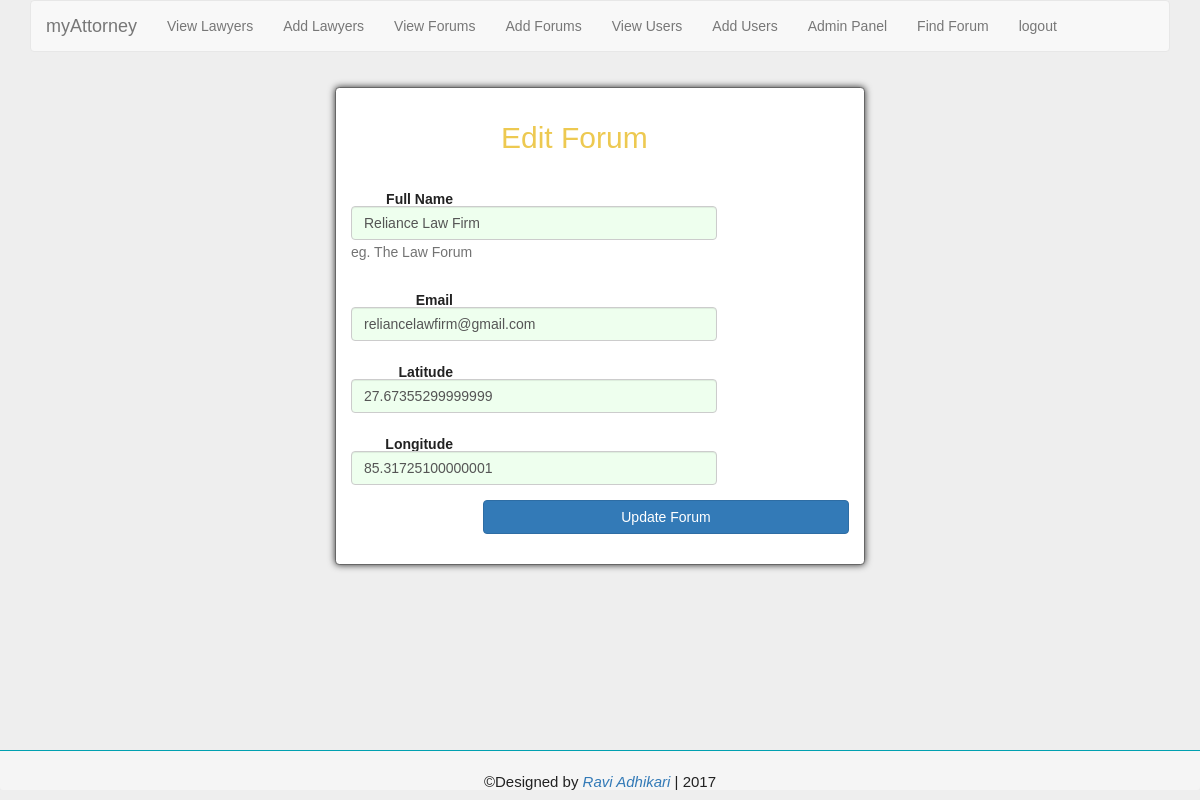
/editForum.php?update_id=1 (signed in), run on the app's committed database.
### tables this page shows
CREATE TABLE `forum` (
  `id` int(11) NOT NULL AUTO_INCREMENT,
  `email` varchar(30) DEFAULT NULL,
  `latitude` varchar(30) DEFAULT NULL,
  `longitude` varchar(30) DEFAULT NULL,
  `name` varchar(100) DEFAULT NULL,
  PRIMARY KEY (`id`),
  UNIQUE KEY `email` (`email`)
);

### editForum.php (the view, shortened to what this page needs)
<?php
    require_once 'includes/header.php';
    require_once('Database/dbconfig.php');
    $id=$_GET['update_id'];
    $sql_query="SELECT * FROM forum WHERE id='{$id}'";
    $resultSet=$connection->query($sql_query);
    $forum_values=[];
    if($resultSet->num_rows>0) {
        while ($row=$resultSet->fetch_assoc()) {
            $id=$row['id'];
            $name = $row['name'];
            $lat = $row['latitude'];
            $lng = $row['longitude'];
            $email=$row['email'];
            $forum_values['id']=$id;
            $forum_values['name']=$name;
            $forum_values['email']=$email;
            $forum_values['lat']=$lat;
            $forum_values['lng']=$lng;
        }
    }
?>
<div class="container">
    <nav class="navbar navbar-default">
        <div class="container-fluid">
            <div class="navbar-header">
                <a class="navbar-brand" href="./index.php">myAttorney</a>
            </div>
            <ul class="nav navbar-nav">
                <li><a href="viewLawyer.php">View Lawyers</a></li>
                <li><a href="addLawyer.php">Add Lawyers</a></li>
                <li><a href="viewForum.php">View Forums</a></li>
                <li><a href="addForum.php">Add Forums</a></li>
                <li><a href="viewUser.php">View Users</a></li>
                <li><a href="addUser.php">Add Users</a></li>
                <li><a href="./admin.php">Admin Panel</a> </li>
                <li><a href="findForum.php">Find Forum</a></li>
                <li><a href="logout.php">logout</a></li>
            </ul>
        </div>
    </nav>
</div>
    <div class="container">
    <form class="form-horizontal" role="form" action="editForum.php" method="post">
        <h2>Edit Forum</h2>
        <div class="form-group">
            <label for="companyName" class="col-sm-3 control-label">Full Name</label>
            <div class="col-sm-9">
                <input type="text" id="companyName" placeholder="Company Name" class="form-control" name="name" value="<?php echo $forum_values['name']?>" autofocus>
                <span class="help-block">eg. The Law Forum</span>
            </div>
        </div>
        <div class="form-group">
            <label for="email" class="col-sm-3 control-label">Email</label>
            <div class="col-sm-9">
                <input type="email" name="email" id="email" placeholder="Email" class="form-control" value="<?php echo $forum_values['email']?>">
            </div>
        </div>
        <div class="form-group">
            <label for="latitude" class="col-sm-3 control-label">Latitude</label>
            <div class="col-sm-9">
                <input type="text" name="latitude" id="latitude" placeholder="81.102345" class="form-control" value="<?php echo $forum_values['lat']?>">
            </div>
        </div>
        <div class="form-group">
            <label for="longitude" class="col-sm-3 control-label">Longitude</label>
            <div class="col-sm-9">
                <input type="text" id="longitude" name="longitude" placeholder="81.102345" class="form-control" value="<?php echo $forum_values['lng']?>">
            </div>
        </div>
        <div class="form-group">
            <div class="col-sm-9 col-sm-offset-3">
                <button type="submit" class="btn btn-primary btn-block" name="updateForum">Update Forum</button>
            </div>
        </div>
    </form>
</div>
<?php require_once 'includes/footer.php' ?>

### css/formCustom.css (style rules this page uses)
*[role="form"] { max-width: 530px; padding: 15px; margin: 0 auto; background-color: #fff; border-radius: 0.3em; padding-bottom: 15px; }
*[role="form"] h2 { margin-left: 5em; margin-bottom: 1em; }
.container { padding-bottom: 15px; }

### css/styles.css (style rules this page uses)
h2, h2 a { color: #edc951; }
form { margin: 20px auto; padding: 40px 20px; overflow: auto; background: #fff4cf; border: 1px solid #666; -moz-border-radius: 5px; -webkit-border-radius: 5px; border-radius: 5px; -moz-box-shadow: 0 0 .5em rgba(0, 0, 0, .8); -webkit-box-shadow: 0 0 .5em rgba(0, 0, 0, .8); box-shadow: 0 0 .5em rgba(0, 0, 0, .8); }
form * { line-height: 1em; }
label { display: block; float: left; clear: left; text-align: right; width: 15%; padding: .4em 0 0 0; margin: .15em .5em 0 0; }
input, select, textarea { display: block; margin: 0; padding: .4em; width: 80%; }
input, textarea, .date { border: 2px solid #666; -moz-border-radius: 5px; -webkit-border-radius: 5px; border-radius: 5px; background: #fff; }
input { font-size: .9em; }
input:valid, textarea:valid { background: #efe; }

### data on the page
forum: name "Reliance Law Firm", email "reliancelawfirm@gmail.com", latitude "27.67355299999999", longitude "85.31725100000001"
